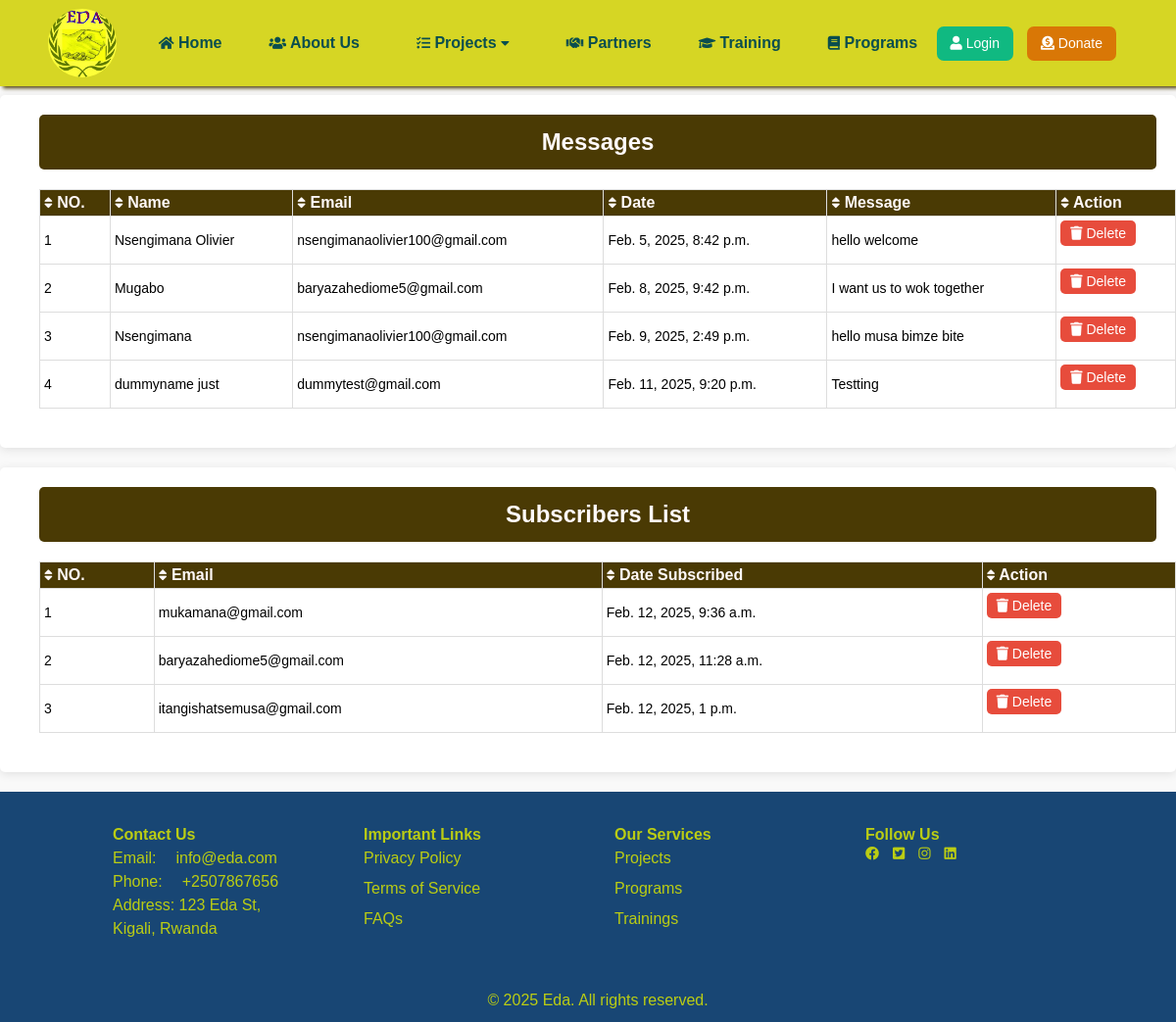
The app's page /customer_messages/ with its own data.
### eda/models.py (models this page shows, shortened)
class Contact(models.Model):
    name = models.CharField(max_length=200)
    email = models.EmailField()
    message = models.TextField()
    created_at = models.DateTimeField(auto_now_add=True)
    updated_at = models.DateTimeField(auto_now=True)

class Subscribe(models.Model):
    email = models.EmailField()
    created_at = models.DateTimeField(auto_now_add=True)
    updated_at = models.DateTimeField(auto_now=True)

### eda/views.py (the view)
# urls.py: path('customer_messages/', views.customer_messages, name='customer_messages'),
def customer_messages(request):
    messages= Contact.objects.all()
    subscribers=Subscribe.objects.all()
    return render(request, 'customer_messages.html', {'messages': messages,'subscribers': subscribers})

### templates/customer_messages.html (shortened to what this page needs)
﻿{% extends 'base.html' %}
{% block content %}
<div class="message-container">
    <h2>Messages</h2>
    <table>
        <thead>
            <tr>
                <th><i class="fa fa-sort"></i> NO.</th>
                <th><i class="fa fa-sort"></i> Name</th>
                <th><i class="fa fa-sort"></i> Email</th>
                <th><i class="fa fa-sort"></i> Date</th>
                <th><i class="fa fa-sort"></i> Message</th>
                <th><i class="fa fa-sort"></i> Action</th>
            </tr>
        </thead>
        <tbody>
         {% for message in messages %}
            <tr>
                <td>{{ forloop.counter }}</td>
                <td>{{ message.name }}</td>
                <td>{{ message.email }}</td>
                <td>{{ message.created_at }}</td>
                <td>{{ message.message }}</td>
                <td>
                    <form action="{% url 'delete_message' message.id %}" method="POST" onsubmit="confirmDeletion(event)">
                        <button type="submit" class="delete-button"><i class="fa fa-trash"></i> Delete</button>
                    </form>
                </td>
            </tr>
         {% endfor %}
        </tbody>
    </table>
</div>
<div class="message-container">
    <h2>Subscribers List</h2>
    <table>
        <thead>
            <tr>
                <th><i class="fa fa-sort"></i> NO.</th>
                <th><i class="fa fa-sort"></i> Email</th>
                <th><i class="fa fa-sort"></i> Date Subscribed</th>
                <th><i class="fa fa-sort"></i> Action</th>
            </tr>
        </thead>
        <tbody>
         {% for subscriber in subscribers %}
            <tr>
                <td>{{ forloop.counter }}</td>
                <td>{{ subscriber.email }}</td>
                <td>{{ subscriber.created_at }}</td>
                <td>
                    <form action="{% url 'unsubscribe' subscriber.id %}" method="POST" onsubmit="confirmDeletion(event)">
                        <button type="submit" class="delete-button"><i class="fa fa-trash"></i> Delete</button>
                    </form>
                </td>
            </tr>
         {% endfor %}
        </tbody>
    </table>
</div>
{% endblock %}

### templates/base.html (style rules this page uses)
:root { --primary-color: rgb(74, 58, 4); --accent-color: rgba(250, 233, 9, 0.91); --background-color: rgb(248, 248, 248); --dark-background: rgba(47, 79, 78, 0.04); }
* { box-sizing: border-box; font-family: arial, sans-serif; font-size: 14px; }
body { padding: 0; margin: 0; font-family: 'Open Sans', sans-serif; background-color: #F9F9F9; }
footer a ,p, h1, h2, h3, h4, h5, h6 { font-size: 16px; margin-left: 20px; }

### templates/customer_messages.html (style rules this page uses)
.message-container { background: white; border-radius: 5px; box-shadow: 0 2px 10px rgba(0, 0, 0, 0.1); padding: 20px; max-width: 100%; margin: 20px auto; }
.message-container h2 { margin-top: 0; margin-bottom: 20px; text-align: center; font-size: 24px; font-weight: bold; background-color: #4a3a04; padding: 10px; border-radius: 5px; color: #fff9f9; }
table { width: 100%; border-collapse: collapse; margin: 20px; border: 1px solid #ddd; font-family: Arial, sans-serif; text-align: center; }
th, td { border: 1px solid #ddd; padding: 4px; text-align: left; }
th { background-color: #4a3a04; font-weight: bold; font-size: 16px; color: #fff9f9; }
.delete-button { background-color: #e74c3c; color: white; border: none; padding: 5px 10px; border-radius: 5px; cursor: pointer; }

### records on screen
Contact: name "Nsengimana Olivier", email "nsengimanaolivier100@gmail.com", created_at "Feb. 5, 2025, 8:42 p.m.", message "hello welcome"
Contact: name "Mugabo", email "baryazahediome5@gmail.com", created_at "Feb. 8, 2025, 9:42 p.m.", message "I want us to wok together"
Contact: name "Nsengimana", email "nsengimanaolivier100@gmail.com", created_at "Feb. 9, 2025, 2:49 p.m.", message "hello musa bimze bite"
Contact: name "dummyname just", email "dummytest@gmail.com", created_at "Feb. 11, 2025, 9:20 p.m.", message "Testting"
Subscribe: email "mukamana@gmail.com", created_at "Feb. 12, 2025, 9:36 a.m."
Subscribe: email "baryazahediome5@gmail.com", created_at "Feb. 12, 2025, 11:28 a.m."
Subscribe: email "itangishatsemusa@gmail.com", created_at "Feb. 12, 2025, 1 p.m."
